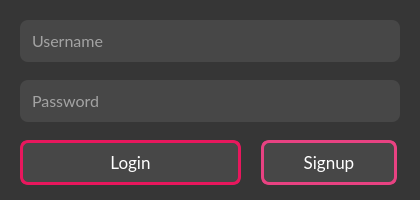
<?xml version="1.0" encoding="UTF-8"?>
<ui version="4.0">
 <class>LoginWindow</class>
 <widget class="QWidget" name="LoginWindow">
  <property name="geometry">
   <rect>
    <x>0</x>
    <y>0</y>
    <width>420</width>
    <height>200</height>
   </rect>
  </property>
  <property name="windowTitle">
   <string>Todo - Login</string>
  </property>
  <property name="styleSheet">
   <string notr="true">background-color: #363636;</string>
  </property>
  <widget class="QPushButton" name="loginButton">
   <property name="geometry">
    <rect>
     <x>20</x>
     <y>140</y>
     <width>221</width>
     <height>45</height>
    </rect>
   </property>
   <property name="font">
    <font>
     <family>Lato</family>
     <pointsize>13</pointsize>
    </font>
   </property>
   <property name="cursor">
    <cursorShape>PointingHandCursor</cursorShape>
   </property>
   <property name="autoFillBackground">
    <bool>false</bool>
   </property>
   <property name="styleSheet">
    <string notr="true">QPushButton{
	background-color: #474747;
	border: 3px solid #e8175d;
	border-radius: 8px;
	color: white;
}

QPushButton:hover{
	background-color: #e8175d;
}</string>
   </property>
   <property name="text">
    <string>Login</string>
   </property>
   <property name="checkable">
    <bool>false</bool>
   </property>
   <property name="autoDefault">
    <bool>false</bool>
   </property>
   <property name="default">
    <bool>false</bool>
   </property>
  </widget>
  <widget class="QPushButton" name="signupButton">
   <property name="geometry">
    <rect>
     <x>261</x>
     <y>140</y>
     <width>136</width>
     <height>45</height>
    </rect>
   </property>
   <property name="maximumSize">
    <size>
     <width>16777215</width>
     <height>16777215</height>
    </size>
   </property>
   <property name="font">
    <font>
     <family>Lato</family>
     <pointsize>13</pointsize>
    </font>
   </property>
   <property name="cursor">
    <cursorShape>PointingHandCursor</cursorShape>
   </property>
   <property name="autoFillBackground">
    <bool>false</bool>
   </property>
   <property name="styleSheet">
    <string notr="true">QPushButton{
	background-color: #474747;
	border: 3px solid  rgb(232, 66, 130);
	border-radius: 8px;
	color: white;
}

QPushButton:hover{
	background-color:  rgb(232, 66, 130);
}</string>
   </property>
   <property name="text">
    <string>Signup</string>
   </property>
  </widget>
  <widget class="QLineEdit" name="usernameLineEdit">
   <property name="geometry">
    <rect>
     <x>20</x>
     <y>20</y>
     <width>380</width>
     <height>42</height>
    </rect>
   </property>
   <property name="palette">
    <palette>
     <active>
      <colorrole role="WindowText">
       <brush brushstyle="SolidPattern">
        <color alpha="255">
         <red>255</red>
         <green>255</green>
         <blue>255</blue>
        </color>
       </brush>
      </colorrole>
      <colorrole role="Button">
       <brush brushstyle="SolidPattern">
        <color alpha="255">
         <red>71</red>
         <green>71</green>
         <blue>71</blue>
        </color>
       </brush>
      </colorrole>
      <colorrole role="Text">
       <brush brushstyle="SolidPattern">
        <color alpha="255">
         <red>255</red>
         <green>255</green>
         <blue>255</blue>
        </color>
       </brush>
      </colorrole>
      <colorrole role="ButtonText">
       <brush brushstyle="SolidPattern">
        <color alpha="255">
         <red>255</red>
         <green>255</green>
         <blue>255</blue>
        </color>
       </brush>
      </colorrole>
      <colorrole role="Base">
       <brush brushstyle="SolidPattern">
        <color alpha="255">
         <red>71</red>
         <green>71</green>
         <blue>71</blue>
        </color>
       </brush>
      </colorrole>
      <colorrole role="Window">
       <brush brushstyle="SolidPattern">
        <color alpha="255">
         <red>71</red>
         <green>71</green>
         <blue>71</blue>
        </color>
       </brush>
      </colorrole>
      <colorrole role="PlaceholderText">
       <brush brushstyle="NoBrush">
        <color alpha="128">
         <red>255</red>
         <green>255</green>
         <blue>255</blue>
        </color>
       </brush>
      </colorrole>
     </active>
     <inactive>
      <colorrole role="WindowText">
       <brush brushstyle="SolidPattern">
        <color alpha="255">
         <red>255</red>
         <green>255</green>
         <blue>255</blue>
        </color>
       </brush>
      </colorrole>
      <colorrole role="Button">
       <brush brushstyle="SolidPattern">
        <color alpha="255">
         <red>71</red>
         <green>71</green>
         <blue>71</blue>
        </color>
       </brush>
      </colorrole>
      <colorrole role="Text">
       <brush brushstyle="SolidPattern">
        <color alpha="255">
         <red>255</red>
         <green>255</green>
         <blue>255</blue>
        </color>
       </brush>
      </colorrole>
      <colorrole role="ButtonText">
       <brush brushstyle="SolidPattern">
        <color alpha="255">
         <red>255</red>
         <green>255</green>
         <blue>255</blue>
        </color>
       </brush>
      </colorrole>
      <colorrole role="Base">
       <brush brushstyle="SolidPattern">
        <color alpha="255">
         <red>71</red>
         <green>71</green>
         <blue>71</blue>
        </color>
       </brush>
      </colorrole>
      <colorrole role="Window">
       <brush brushstyle="SolidPattern">
        <color alpha="255">
         <red>71</red>
         <green>71</green>
         <blue>71</blue>
        </color>
       </brush>
      </colorrole>
      <colorrole role="PlaceholderText">
       <brush brushstyle="NoBrush">
        <color alpha="128">
         <red>255</red>
         <green>255</green>
         <blue>255</blue>
        </color>
       </brush>
      </colorrole>
     </inactive>
     <disabled>
      <colorrole role="WindowText">
       <brush brushstyle="SolidPattern">
        <color alpha="255">
         <red>255</red>
         <green>255</green>
         <blue>255</blue>
        </color>
       </brush>
      </colorrole>
      <colorrole role="Button">
       <brush brushstyle="SolidPattern">
        <color alpha="255">
         <red>71</red>
         <green>71</green>
         <blue>71</blue>
        </color>
       </brush>
      </colorrole>
      <colorrole role="Text">
       <brush brushstyle="SolidPattern">
        <color alpha="255">
         <red>255</red>
         <green>255</green>
         <blue>255</blue>
        </color>
       </brush>
      </colorrole>
      <colorrole role="ButtonText">
       <brush brushstyle="SolidPattern">
        <color alpha="255">
         <red>255</red>
         <green>255</green>
         <blue>255</blue>
        </color>
       </brush>
      </colorrole>
      <colorrole role="Base">
       <brush brushstyle="SolidPattern">
        <color alpha="255">
         <red>71</red>
         <green>71</green>
         <blue>71</blue>
        </color>
       </brush>
      </colorrole>
      <colorrole role="Window">
       <brush brushstyle="SolidPattern">
        <color alpha="255">
         <red>71</red>
         <green>71</green>
         <blue>71</blue>
        </color>
       </brush>
      </colorrole>
      <colorrole role="PlaceholderText">
       <brush brushstyle="NoBrush">
        <color alpha="128">
         <red>255</red>
         <green>255</green>
         <blue>255</blue>
        </color>
       </brush>
      </colorrole>
     </disabled>
    </palette>
   </property>
   <property name="font">
    <font>
     <family>Lato</family>
     <pointsize>12</pointsize>
    </font>
   </property>
   <property name="styleSheet">
    <string notr="true">color: #fff;
border-radius: 8px;
background-color: #474747;
padding: 10px;</string>
   </property>
   <property name="placeholderText">
    <string>Username</string>
   </property>
  </widget>
  <widget class="QLineEdit" name="passwordLineEdit">
   <property name="geometry">
    <rect>
     <x>20</x>
     <y>80</y>
     <width>380</width>
     <height>42</height>
    </rect>
   </property>
   <property name="palette">
    <palette>
     <active>
      <colorrole role="WindowText">
       <brush brushstyle="SolidPattern">
        <color alpha="255">
         <red>255</red>
         <green>255</green>
         <blue>255</blue>
        </color>
       </brush>
      </colorrole>
      <colorrole role="Button">
       <brush brushstyle="SolidPattern">
        <color alpha="255">
         <red>71</red>
         <green>71</green>
         <blue>71</blue>
        </color>
       </brush>
      </colorrole>
      <colorrole role="Text">
       <brush brushstyle="SolidPattern">
        <color alpha="255">
         <red>255</red>
         <green>255</green>
         <blue>255</blue>
        </color>
       </brush>
      </colorrole>
      <colorrole role="ButtonText">
       <brush brushstyle="SolidPattern">
        <color alpha="255">
         <red>255</red>
         <green>255</green>
         <blue>255</blue>
        </color>
       </brush>
      </colorrole>
      <colorrole role="Base">
       <brush brushstyle="SolidPattern">
        <color alpha="255">
         <red>71</red>
         <green>71</green>
         <blue>71</blue>
        </color>
       </brush>
      </colorrole>
      <colorrole role="Window">
       <brush brushstyle="SolidPattern">
        <color alpha="255">
         <red>71</red>
         <green>71</green>
         <blue>71</blue>
        </color>
       </brush>
      </colorrole>
      <colorrole role="PlaceholderText">
       <brush brushstyle="NoBrush">
        <color alpha="128">
         <red>255</red>
         <green>255</green>
         <blue>255</blue>
        </color>
       </brush>
      </colorrole>
     </active>
     <inactive>
      <colorrole role="WindowText">
       <brush brushstyle="SolidPattern">
        <color alpha="255">
         <red>255</red>
         <green>255</green>
         <blue>255</blue>
        </color>
       </brush>
      </colorrole>
      <colorrole role="Button">
       <brush brushstyle="SolidPattern">
        <color alpha="255">
         <red>71</red>
         <green>71</green>
         <blue>71</blue>
        </color>
       </brush>
      </colorrole>
      <colorrole role="Text">
       <brush brushstyle="SolidPattern">
        <color alpha="255">
         <red>255</red>
         <green>255</green>
         <blue>255</blue>
        </color>
       </brush>
      </colorrole>
      <colorrole role="ButtonText">
       <brush brushstyle="SolidPattern">
        <color alpha="255">
         <red>255</red>
         <green>255</green>
         <blue>255</blue>
        </color>
       </brush>
      </colorrole>
      <colorrole role="Base">
       <brush brushstyle="SolidPattern">
        <color alpha="255">
         <red>71</red>
         <green>71</green>
         <blue>71</blue>
        </color>
       </brush>
      </colorrole>
      <colorrole role="Window">
       <brush brushstyle="SolidPattern">
        <color alpha="255">
         <red>71</red>
         <green>71</green>
         <blue>71</blue>
        </color>
       </brush>
      </colorrole>
      <colorrole role="PlaceholderText">
       <brush brushstyle="NoBrush">
        <color alpha="128">
         <red>255</red>
         <green>255</green>
         <blue>255</blue>
        </color>
       </brush>
      </colorrole>
     </inactive>
     <disabled>
      <colorrole role="WindowText">
       <brush brushstyle="SolidPattern">
        <color alpha="255">
         <red>255</red>
         <green>255</green>
         <blue>255</blue>
        </color>
       </brush>
      </colorrole>
      <colorrole role="Button">
       <brush brushstyle="SolidPattern">
        <color alpha="255">
         <red>71</red>
         <green>71</green>
         <blue>71</blue>
        </color>
       </brush>
      </colorrole>
      <colorrole role="Text">
       <brush brushstyle="SolidPattern">
        <color alpha="255">
         <red>255</red>
         <green>255</green>
         <blue>255</blue>
        </color>
       </brush>
      </colorrole>
      <colorrole role="ButtonText">
       <brush brushstyle="SolidPattern">
        <color alpha="255">
         <red>255</red>
         <green>255</green>
         <blue>255</blue>
        </color>
       </brush>
      </colorrole>
      <colorrole role="Base">
       <brush brushstyle="SolidPattern">
        <color alpha="255">
         <red>71</red>
         <green>71</green>
         <blue>71</blue>
        </color>
       </brush>
      </colorrole>
      <colorrole role="Window">
       <brush brushstyle="SolidPattern">
        <color alpha="255">
         <red>71</red>
         <green>71</green>
         <blue>71</blue>
        </color>
       </brush>
      </colorrole>
      <colorrole role="PlaceholderText">
       <brush brushstyle="NoBrush">
        <color alpha="128">
         <red>255</red>
         <green>255</green>
         <blue>255</blue>
        </color>
       </brush>
      </colorrole>
     </disabled>
    </palette>
   </property>
   <property name="font">
    <font>
     <family>Lato</family>
     <pointsize>12</pointsize>
    </font>
   </property>
   <property name="styleSheet">
    <string notr="true">color: #fff;
border-radius: 8px;
background-color: #474747;
padding: 10px;</string>
   </property>
   <property name="echoMode">
    <enum>QLineEdit::Password</enum>
   </property>
   <property name="placeholderText">
    <string>Password</string>
   </property>
  </widget>
 </widget>
 <layoutdefault spacing="6" margin="11"/>
 <resources/>
 <connections/>
</ui>
